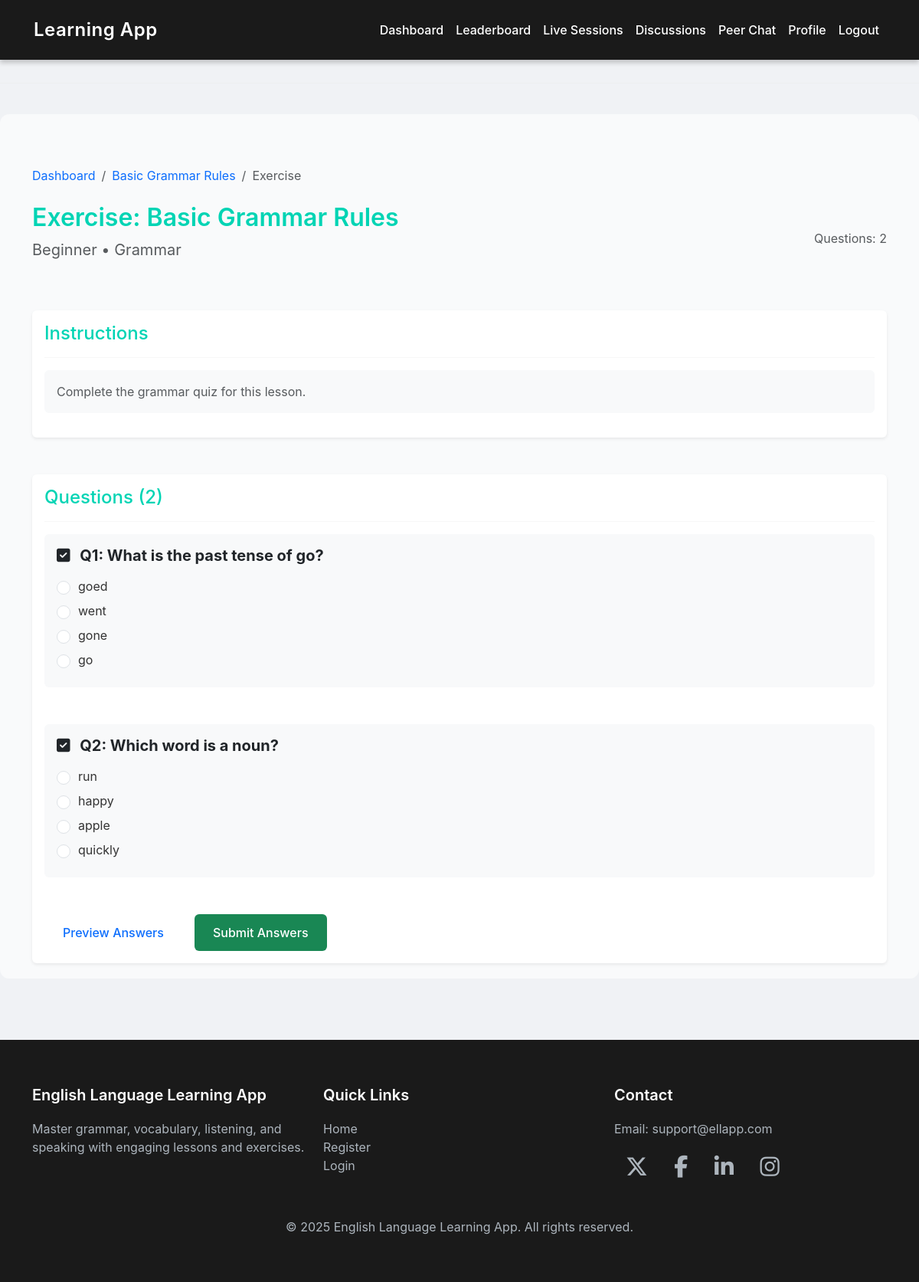
Page /exercise/5/attempt/ (signed in) on the committed database.
### myapp/models.py (models this page shows, shortened)
class Exercise(models.Model):
    TYPES = [
        ('quiz', 'Quiz'),
        ('speaking', 'Speaking'),
        ('writing', 'Writing'),
        ('listening', 'Listening'),
    ]
    lesson = models.ForeignKey(Lesson, on_delete=models.CASCADE, related_name="exercises")
    type = models.CharField(max_length=20, choices=TYPES)
    instructions = models.TextField()

class Lesson(models.Model):
    SKILL_LEVELS = [
        ('beginner', 'Beginner'),
        ('intermediate', 'Intermediate'),
        ('advanced', 'Advanced'),
    ]
    CATEGORIES = [
        ('grammar', 'Grammar'),
        ('vocabulary', 'Vocabulary'),
        ('listening', 'Listening'),
        ('speaking', 'Speaking'),
    ]
    title = models.CharField(max_length=150)
    description = models.TextField()
    skill_level = models.CharField(max_length=20, choices=SKILL_LEVELS)
    category = models.CharField(max_length=20, choices=CATEGORIES)
    created_by = models.ForeignKey(
        UserRegister,
        on_delete=models.CASCADE,
        limit_choices_to={'role': 'teacher'}
    )
    created_at = models.DateTimeField(auto_now_add=True)

class Quiz(models.Model):
    QUESTION_TYPES = [
        ('mcq', 'Multiple Choice'),
        ('fill_blank', 'Fill in the Blank'),
        ('match', 'Matching'),
    ]
    exercise = models.ForeignKey('Exercise', on_delete=models.CASCADE, related_name="questions")
    question_text = models.TextField()
    question_type = models.CharField(max_length=20, choices=QUESTION_TYPES)
    option1 = models.CharField(max_length=255)
    option2 = models.CharField(max_length=255)
    option3 = models.CharField(max_length=255)
    option4 = models.CharField(max_length=255)
    correct_answer = models.CharField(max_length=255)
    created_at = models.DateTimeField(auto_now_add=True)
    updated_at = models.DateTimeField(auto_now=True)

### myapp/views.py (the view, shortened to what this page needs)
# urls.py: path("exercise/<int:exercise_id>/attempt/", views.exercise_attempt, name="exercise_attempt"),
def exercise_attempt(request, exercise_id):
    if request.session.get("user_role") != "student":
        messages.error(request, "Unauthorized access")
        return redirect("login")
    student = get_object_or_404(UserRegister, id=request.session.get("user_id"))
    exercise = get_object_or_404(Exercise, id=exercise_id)
    if exercise.type in ["speaking", "listening"]:
        engine = pyttsx3.init()
        engine.say(exercise.instructions)
        engine.runAndWait()
        spoken_text = ""
        feedback = ""
        if exercise.type == "speaking":
            recognizer = sr.Recognizer()
            mic = sr.Microphone()
            with mic as source:
                recognizer.adjust_for_ambient_noise(source)
                audio = recognizer.listen(source)
                try:
                    spoken_text = recognizer.recognize_google(audio)
                except (sr.UnknownValueError, sr.RequestError):
                    spoken_text = ""
        if request.method == "POST":
            if exercise.type == "speaking":
                instructions_text = exercise.instructions.strip().lower()
                spoken_text_clean = request.POST.get("spoken_text", "").strip().lower()
                similarity = SequenceMatcher(None, instructions_text, spoken_text_clean).ratio()
                percentage_score = round(similarity * 100, 1)
                feedback = f"Expected: {exercise.instructions}\nYou said: {spoken_text_clean}"
            else:
                percentage_score = 100
                feedback = "Listening exercise auto-completed."
            progress, _ = StudentProgress.objects.get_or_create(
                student=student, lesson=exercise.lesson, exercise=exercise
            )
            progress.mark_complete(score=percentage_score)
            assign_badges(student)  # <-- Automatic badge assignment
            messages.success(request, f"You scored {percentage_score}% for this {exercise.type} exercise.")
            return render(request, "student/exercise_feedback.html", {
                "exercise": exercise,
                "score": percentage_score,
                "feedback": feedback,
                "spoken_text": spoken_text
            })
        template = "student/exercise_speaking.html" if exercise.type == "speaking" else "student/exercise_listening.html"
        return render(request, template, {"exercise": exercise, "spoken_text": spoken_text})
    else:
        questions = Quiz.objects.filter(exercise=exercise)
        feedback_list = []
        return render(request, "student/exercise_attempt.html", {"exercise": exercise, "questions": questions})

### templates/student/exercise_attempt.html (shortened to what this page needs)
{% extends "base.html" %}
{% block content %}
<div class="container mt-5">
    <nav aria-label="breadcrumb" class="mb-4">
        <ol class="breadcrumb">
            <li class="breadcrumb-item"><a href="{% url 'student_dashboard' %}" class="text-decoration-none">Dashboard</a></li>
            <li class="breadcrumb-item"><a href="{% url 'lesson_detail' exercise.lesson.pk %}" class="text-decoration-none">{{ exercise.lesson.title }}</a></li>
            <li class="breadcrumb-item active" aria-current="page">Exercise</li>
        </ol>
    </nav>
    <div class="row mb-5 align-items-center">
        <div class="col-md-8">
            <h2 style="color: #00d4b4; font-weight: 600;">Exercise: {{ exercise.lesson.title }}</h2>
            <p class="text-muted fs-5">{{ exercise.lesson.get_skill_level_display }} • {{ exercise.lesson.get_category_display }}</p>
        </div>
        <div class="col-md-4 text-md-end">
            <p class="text-muted mb-0">Questions: {{ questions|length }}</p>
        </div>
    </div>
    <div class="card shadow-sm border-0 mb-5">
        <div class="card-body">
            <h4 class="mb-3" style="color: #00d4b4;">Instructions</h4>
            <hr class="my-3">
            <p class="text-muted bg-light p-3 rounded">{{ exercise.instructions|linebreaksbr }}</p>
        </div>
    </div>
    <div class="card shadow-sm border-0">
        <div class="card-body">
            <h4 class="mb-3" style="color: #00d4b4;">Questions ({{ questions|length }})</h4>
            <hr class="my-3">
            <form method="post" id="quizForm">
                {% for q in questions %}
                    <div class="mb-5 p-3 bg-light rounded" style="transition: transform 0.3s ease;">
                        <h5 class="fw-bold">
                            <i class="fas {% if q.question_type == 'mcq' %}fa-check-square{% elif q.question_type == 'fill_blank' %}fa-pen{% else %}fa-link{% endif %} me-2"></i>
                            Q{{ forloop.counter }}: {{ q.question_text }}
                        </h5>
                        {% if q.question_type == "mcq" %}
                            <div class="mt-3">
                                <div class="form-check mb-2">
                                    <input class="form-check-input" type="radio"
                                           name="question_{{ q.id }}" id="q{{ q.id }}_opt1"
                                           value="{{ q.option1 }}" required
                                           data-bs-toggle="tooltip" title="Select this option">
                                    <label class="form-check-label" for="q{{ q.id }}_opt1">{{ q.option1 }}</label>
                                </div>
                                <div class="form-check mb-2">
                                    <input class="form-check-input" type="radio"
                                           name="question_{{ q.id }}" id="q{{ q.id }}_opt2"
                                           value="{{ q.option2 }}" required
                                           data-bs-toggle="tooltip" title="Select this option">
                                    <label class="form-check-label" for="q{{ q.id }}_opt2">{{ q.option2 }}</label>
                                </div>
                                <div class="form-check mb-2">
                                    <input class="form-check-input" type="radio"
                                           name="question_{{ q.id }}" id="q{{ q.id }}_opt3"
                                           value="{{ q.option3 }}" required
                                           data-bs-toggle="tooltip" title="Select this option">
                                    <label class="form-check-label" for="q{{ q.id }}_opt3">{{ q.option3 }}</label>
                                </div>
                                <div class="form-check mb-2">
                                    <input class="form-check-input" type="radio"
                                           name="question_{{ q.id }}" id="q{{ q.id }}_opt4"
                                           value="{{ q.option4 }}" required
                                           data-bs-toggle="tooltip" title="Select this option">
                                    <label class="form-check-label" for="q{{ q.id }}_opt4">{{ q.option4 }}</label>
                                </div>
                            </div>
                        {% elif q.question_type == "fill_blank" %}
                            <input type="text" class="form-control mt-3"
                                   name="question_{{ q.id }}" placeholder="Type your answer"
                                   required data-bs-toggle="tooltip" title="Enter your answer here">
                        {% endif %}
                    </div>
                {% empty %}
                    <p class="text-center text-muted py-4">No questions available for this exercise.</p>
                {% endfor %}
                <div class="d-flex gap-3">
                    <button type="button" class="btn btn-outline-primary" data-bs-toggle="modal" data-bs-target="#previewModal" data-bs-toggle="tooltip" title="Preview your answers before submission">
                        Preview Answers
                    </button>
                    <button type="button" class="btn btn-success" data-bs-toggle="modal" data-bs-target="#confirmModal" data-bs-toggle="tooltip" title="Submit your answers for review">
                        Submit Answers
                    </button>
                </div>
            </form>
        </div>
    </div>
</div>
{% endblock %}

### templates/base.html (style rules this page uses)
body { background-color: #f0f2f5; font-family: 'Inter', -apple-system, BlinkMacSystemFont, sans-serif; color: #333; }
hr { border-top: 1px solid #e0e0e0; margin: 30px 0; }
.form-check { display: flex; align-items: center; margin-bottom: 15px; }
.form-check-input { width: 18px; height: 18px; margin-right: 10px; accent-color: #00d4b4; cursor: pointer; }
.form-check-label { font-size: 1rem; color: #333; cursor: pointer; }
.btn { padding: 12px 24px; font-size: 1rem; font-weight: 500; border-radius: 6px; border: none; cursor: pointer; transition: background-color 0.3s ease, transform 0.2s ease; }

### rows in the picture
Exercise: lesson "Basic Grammar Rules", lesson.skill_level "Beginner", lesson.category "Grammar", instructions "Complete the grammar quiz for this lesson."
Quiz: question_text "What is the past tense of go?", option1 "goed", option2 "went", option3 "gone", option4 "go"
Quiz: question_text "Which word is a noun?", option1 "run", option2 "happy", option3 "apple", option4 "quickly"

### other values in the picture
{{ questions|length }} "2"
